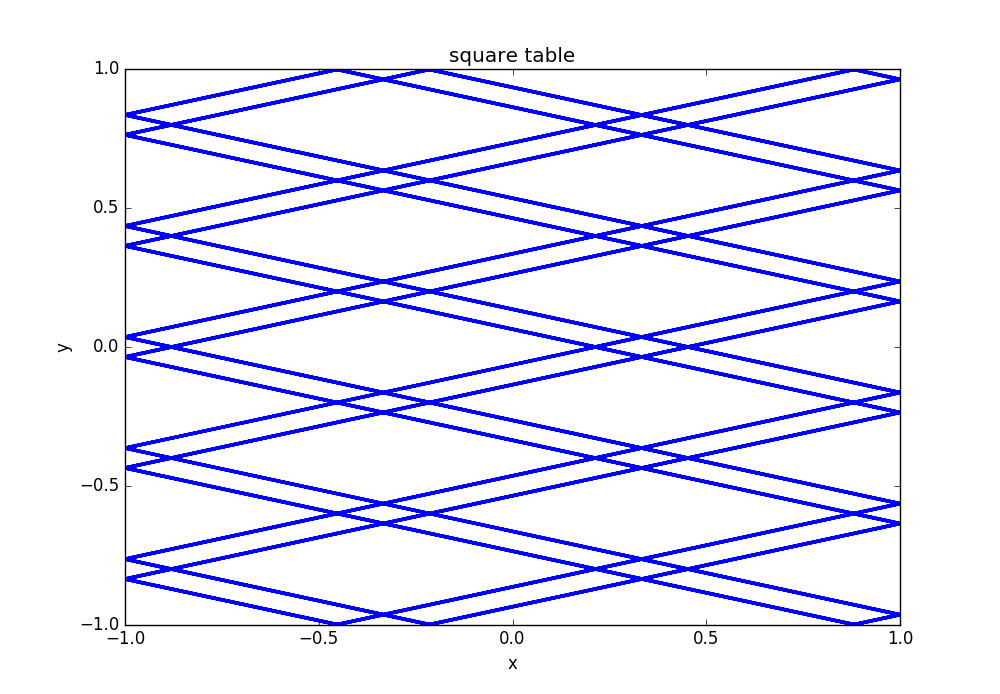

Here is the Python script that generated this plot:
import numpy
x = []
y = []
x.append(0.2)
y.append(0)
v_0 = 1
theta = numpy.arctan(0.3)
v_x=v_0*numpy.cos(theta)
v_y=v_0*numpy.sin(theta)
dt = 0.01
for i in range(int(100000)):
	tmp1 = x[-1]+v_x*dt
	tmp2 = y[-1]+v_y*dt
	x.append(tmp1)
	y.append(tmp2)
	if abs(x[-1])>1:
		x.pop()
		y.pop()
		for r in range(int(100)):
			dt1=0.0001
			tmp1 = x[-1]+v_x*dt1
			tmp2 = y[-1]+v_y*dt1
			x.append(tmp1)
			y.append(tmp2)
			if abs(x[-1])>1:
				x.pop()
				y.pop()
				v_x=-v_x

	if abs(y[-1])>1:
		x.pop()
		y.pop()
		for r in range(int(100)):
			dt1=0.0001
			tmp1 = x[-1]+v_x*dt1
			tmp2 = y[-1]+v_y*dt1
			x.append(tmp1)
			y.append(tmp2)
			if abs(y[-1])>1:
				x.pop()
				y.pop()
				v_y=-v_y

from pylab import *
figure(figsize=(10,10),dpi=100)
title("square table")
ylabel("y")
xlabel("x")
xlim(-1,1)
ylim(-1,1)
plot(x,y,c="blue")
show()
